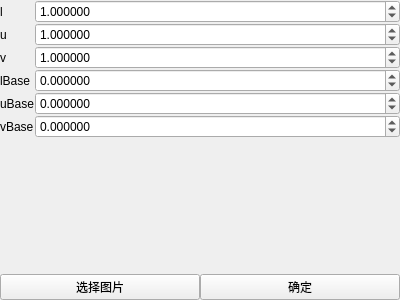
<?xml version="1.0" encoding="UTF-8"?>
<ui version="4.0">
 <class>ControlItem</class>
 <widget class="QWidget" name="ControlItem">
  <property name="geometry">
   <rect>
    <x>0</x>
    <y>0</y>
    <width>400</width>
    <height>300</height>
   </rect>
  </property>
  <property name="windowTitle">
   <string>Form</string>
  </property>
  <layout class="QVBoxLayout" name="verticalLayout">
   <property name="spacing">
    <number>0</number>
   </property>
   <property name="leftMargin">
    <number>0</number>
   </property>
   <property name="topMargin">
    <number>0</number>
   </property>
   <property name="rightMargin">
    <number>0</number>
   </property>
   <property name="bottomMargin">
    <number>0</number>
   </property>
   <item>
    <layout class="QFormLayout" name="formLayout">
     <property name="horizontalSpacing">
      <number>0</number>
     </property>
     <property name="verticalSpacing">
      <number>0</number>
     </property>
     <item row="0" column="0">
      <widget class="QLabel" name="lLabel">
       <property name="text">
        <string>l</string>
       </property>
      </widget>
     </item>
     <item row="0" column="1">
      <widget class="QDoubleSpinBox" name="lDoubleSpinBox">
       <property name="decimals">
        <number>6</number>
       </property>
       <property name="minimum">
        <double>-255.000000000000000</double>
       </property>
       <property name="maximum">
        <double>255.000000000000000</double>
       </property>
       <property name="singleStep">
        <double>0.050000000000000</double>
       </property>
       <property name="value">
        <double>1.000000000000000</double>
       </property>
      </widget>
     </item>
     <item row="1" column="0">
      <widget class="QLabel" name="uLabel">
       <property name="text">
        <string>u</string>
       </property>
      </widget>
     </item>
     <item row="1" column="1">
      <widget class="QDoubleSpinBox" name="uDoubleSpinBox">
       <property name="decimals">
        <number>6</number>
       </property>
       <property name="minimum">
        <double>-255.000000000000000</double>
       </property>
       <property name="maximum">
        <double>255.000000000000000</double>
       </property>
       <property name="singleStep">
        <double>0.050000000000000</double>
       </property>
       <property name="value">
        <double>1.000000000000000</double>
       </property>
      </widget>
     </item>
     <item row="2" column="0">
      <widget class="QLabel" name="vLabel">
       <property name="text">
        <string>v</string>
       </property>
      </widget>
     </item>
     <item row="2" column="1">
      <widget class="QDoubleSpinBox" name="vDoubleSpinBox">
       <property name="decimals">
        <number>6</number>
       </property>
       <property name="minimum">
        <double>-255.000000000000000</double>
       </property>
       <property name="maximum">
        <double>255.000000000000000</double>
       </property>
       <property name="singleStep">
        <double>0.050000000000000</double>
       </property>
       <property name="value">
        <double>1.000000000000000</double>
       </property>
      </widget>
     </item>
     <item row="3" column="0">
      <widget class="QLabel" name="lBaseLabel">
       <property name="text">
        <string>lBase</string>
       </property>
      </widget>
     </item>
     <item row="3" column="1">
      <widget class="QDoubleSpinBox" name="lBaseDoubleSpinBox">
       <property name="decimals">
        <number>6</number>
       </property>
       <property name="minimum">
        <double>-255.000000000000000</double>
       </property>
       <property name="maximum">
        <double>255.000000000000000</double>
       </property>
       <property name="singleStep">
        <double>0.050000000000000</double>
       </property>
      </widget>
     </item>
     <item row="4" column="0">
      <widget class="QLabel" name="uBaseLabel">
       <property name="text">
        <string>uBase</string>
       </property>
      </widget>
     </item>
     <item row="4" column="1">
      <widget class="QDoubleSpinBox" name="uBaseDoubleSpinBox">
       <property name="decimals">
        <number>6</number>
       </property>
       <property name="minimum">
        <double>-255.000000000000000</double>
       </property>
       <property name="maximum">
        <double>255.000000000000000</double>
       </property>
       <property name="singleStep">
        <double>0.050000000000000</double>
       </property>
      </widget>
     </item>
     <item row="5" column="0">
      <widget class="QLabel" name="vBaseLabel">
       <property name="text">
        <string>vBase</string>
       </property>
      </widget>
     </item>
     <item row="5" column="1">
      <widget class="QDoubleSpinBox" name="vBaseDoubleSpinBox">
       <property name="decimals">
        <number>6</number>
       </property>
       <property name="minimum">
        <double>-255.000000000000000</double>
       </property>
       <property name="maximum">
        <double>255.000000000000000</double>
       </property>
       <property name="singleStep">
        <double>0.050000000000000</double>
       </property>
      </widget>
     </item>
    </layout>
   </item>
   <item>
    <layout class="QHBoxLayout" name="horizontalLayout">
     <property name="spacing">
      <number>0</number>
     </property>
     <item>
      <widget class="QPushButton" name="select_image_button">
       <property name="text">
        <string>选择图片</string>
       </property>
      </widget>
     </item>
     <item>
      <widget class="QPushButton" name="do_button">
       <property name="text">
        <string>确定</string>
       </property>
      </widget>
     </item>
    </layout>
   </item>
  </layout>
 </widget>
 <resources/>
 <connections>
  <connection>
   <sender>lDoubleSpinBox</sender>
   <signal>editingFinished()</signal>
   <receiver>do_button</receiver>
   <slot>click()</slot>
   <hints>
    <hint type="sourcelabel">
     <x>198</x>
     <y>16</y>
    </hint>
    <hint type="destinationlabel">
     <x>277</x>
     <y>226</y>
    </hint>
   </hints>
  </connection>
  <connection>
   <sender>uDoubleSpinBox</sender>
   <signal>editingFinished()</signal>
   <receiver>do_button</receiver>
   <slot>click()</slot>
   <hints>
    <hint type="sourcelabel">
     <x>158</x>
     <y>29</y>
    </hint>
    <hint type="destinationlabel">
     <x>283</x>
     <y>222</y>
    </hint>
   </hints>
  </connection>
  <connection>
   <sender>vDoubleSpinBox</sender>
   <signal>editingFinished()</signal>
   <receiver>do_button</receiver>
   <slot>click()</slot>
   <hints>
    <hint type="sourcelabel">
     <x>74</x>
     <y>50</y>
    </hint>
    <hint type="destinationlabel">
     <x>266</x>
     <y>220</y>
    </hint>
   </hints>
  </connection>
  <connection>
   <sender>lBaseDoubleSpinBox</sender>
   <signal>editingFinished()</signal>
   <receiver>do_button</receiver>
   <slot>click()</slot>
   <hints>
    <hint type="sourcelabel">
     <x>217</x>
     <y>72</y>
    </hint>
    <hint type="destinationlabel">
     <x>275</x>
     <y>228</y>
    </hint>
   </hints>
  </connection>
  <connection>
   <sender>uBaseDoubleSpinBox</sender>
   <signal>editingFinished()</signal>
   <receiver>do_button</receiver>
   <slot>click()</slot>
   <hints>
    <hint type="sourcelabel">
     <x>99</x>
     <y>91</y>
    </hint>
    <hint type="destinationlabel">
     <x>307</x>
     <y>228</y>
    </hint>
   </hints>
  </connection>
  <connection>
   <sender>vBaseDoubleSpinBox</sender>
   <signal>editingFinished()</signal>
   <receiver>do_button</receiver>
   <slot>click()</slot>
   <hints>
    <hint type="sourcelabel">
     <x>282</x>
     <y>110</y>
    </hint>
    <hint type="destinationlabel">
     <x>325</x>
     <y>225</y>
    </hint>
   </hints>
  </connection>
 </connections>
</ui>
